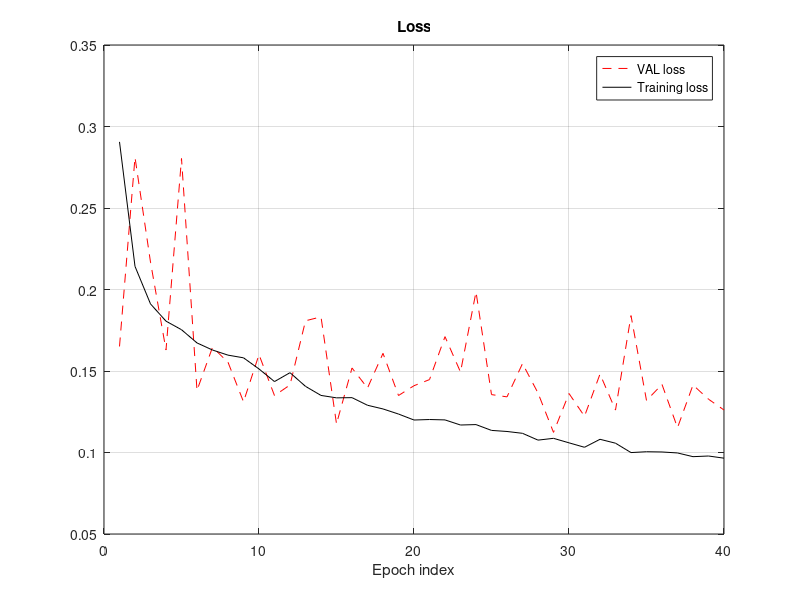

Reproduce this figure in MATLAB. (Note: this script raises an error after producing the figure.)
clear all;
close all;

b=load('hist_njf_tl_ack_random.mat');


b=b.metrics;



b1=b(1,:);
b2=b(2,:);
b3=b(3,:);
b4=b(4,:);


plot(b1,'r--')
hold on
plot(b3,'k')
ll=legend('VAL loss','Training loss');
xlabel('Epoch index')
title('Loss')
grid on
doit

figure;
plot(b2,'r--')
hold on
plot(b4,'k')
ll=legend('VAL acc','Training acc');
xlabel('Epoch index')
title('Accuracy')
grid on
doit